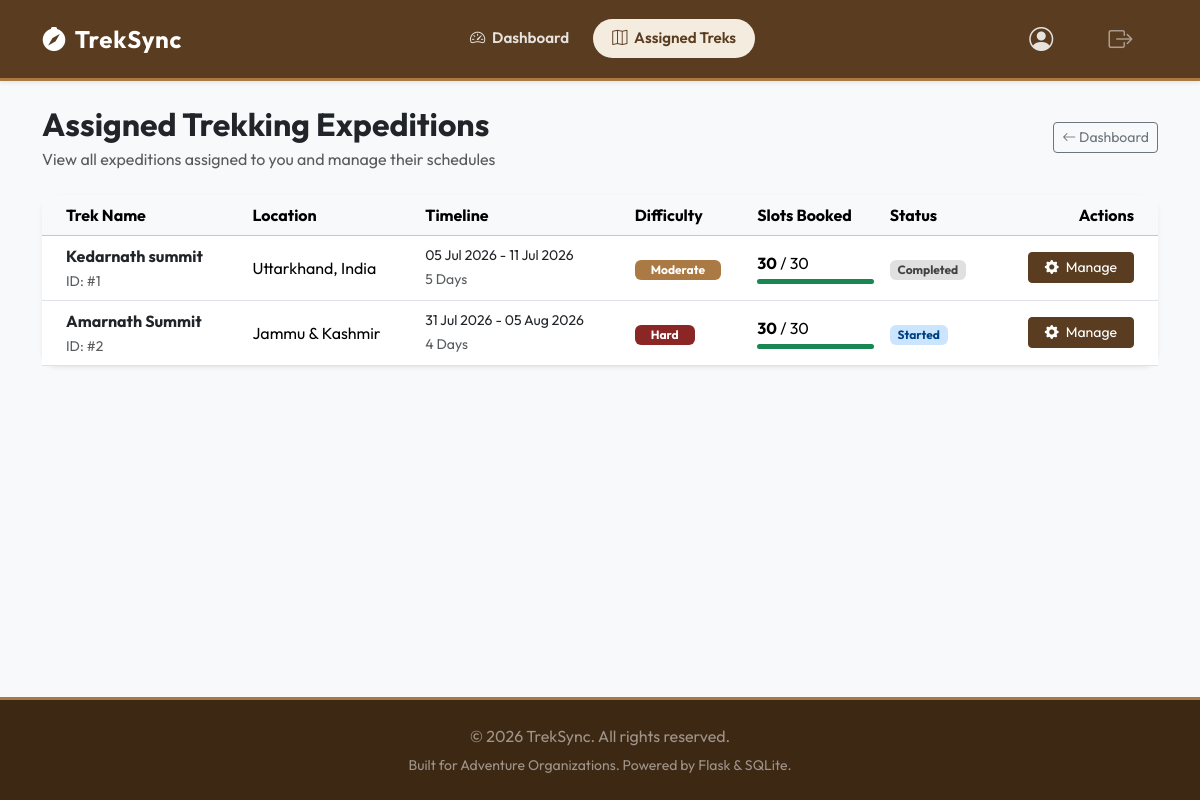
Before: /staff/assigned-treks (signed in) with the older database file.
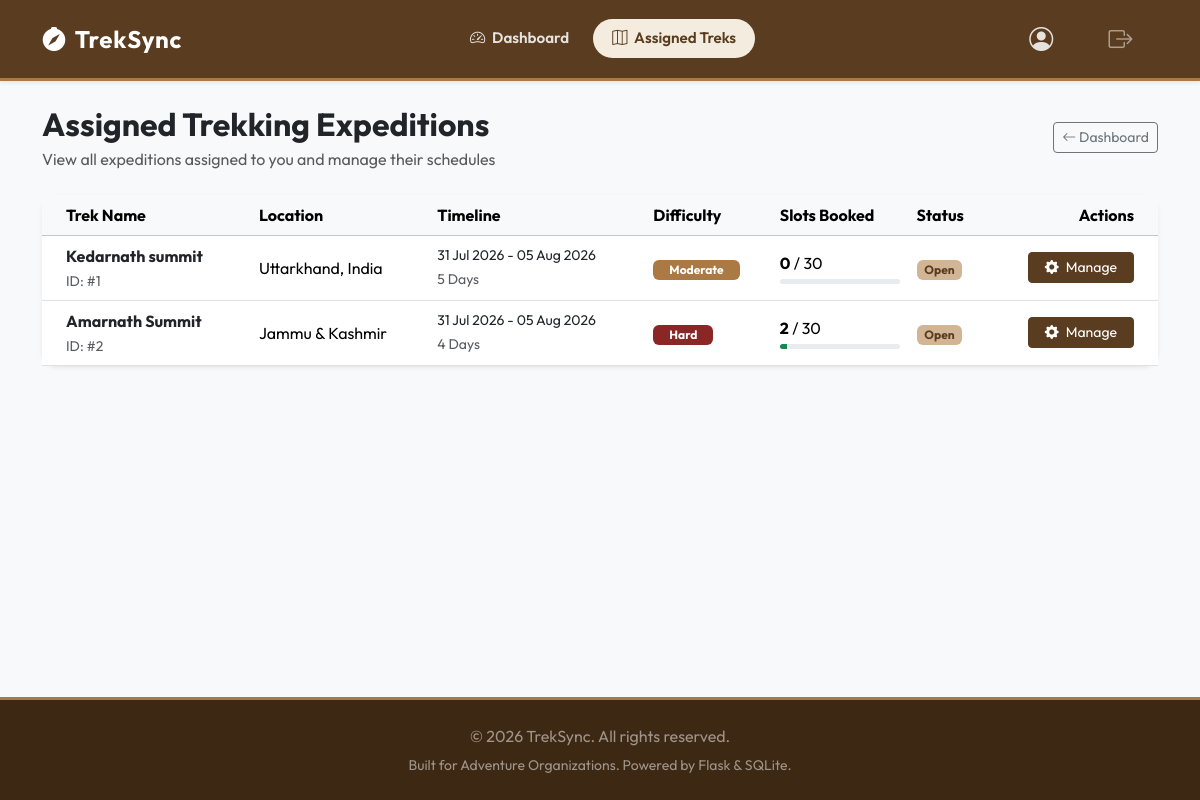
After: the same page with the newer database file.
### models.py (models this page shows, shortened)
class Trek(db.Model):
    __tablename__ = 'trek'
    id = db.Column(db.Integer, primary_key=True)
    name = db.Column(db.String(100), nullable=False)
    location = db.Column(db.String(100), nullable=False)
    difficulty = db.Column(db.String(20), nullable=False)  # 'Easy', 'Moderate', 'Hard'
    duration = db.Column(db.Integer, nullable=False)  # in days
    max_slots = db.Column(db.Integer, nullable=False)
    available_slots = db.Column(db.Integer, nullable=False)
    staff_id = db.Column(db.Integer, db.ForeignKey('user.id'), nullable=True)  # Assigned staff
    status = db.Column(db.String(20), default='Pending')  # 'Pending', 'Approved', 'Open', 'Closed', 'Completed'
    start_date = db.Column(db.Date, nullable=False)
    end_date = db.Column(db.Date, nullable=False)
    staff = db.relationship('User', back_populates='assigned_treks', foreign_keys=[staff_id])
    bookings = db.relationship('Booking', back_populates='trek', cascade="all, delete-orphan")

### app.py (the view)
@app.route('/staff/assigned-treks')
@login_required
@staff_required
def staff_assigned_treks():
    treks = Trek.query.filter_by(staff_id=current_user.id).all()
    return render_template('staff/assigned_treks.html', treks=treks)

### app.py (called while the page is built)
@login_manager.user_loader
def load_user(user_id):
    return User.query.get(int(user_id))

def staff_required(f):
    @wraps(f)
    def decorated_function(*args, **kwargs):
        if not current_user.is_authenticated or current_user.role != 'staff':
            flash('Access denied. Staff role required.', 'error')
            return redirect(url_for('home'))
        profile = StaffProfile.query.filter_by(user_id=current_user.id).first()
        if not profile or profile.status != 'approved':
            return redirect(url_for('pending_approval'))
        return f(*args, **kwargs)
    return decorated_function

### templates/staff/assigned_treks.html (shortened to what the changed rows need)
{% extends "base.html" %}
{% block content %}
<div class="container">
    <div class="d-flex flex-column flex-md-row justify-content-between align-items-md-center gap-3 mb-4">
        <div>
            <h1 class="h2 fw-bold mb-1">Assigned Trekking Expeditions</h1>
        </div>
    </div>
    <div class="card border-0 shadow-sm">
        <div class="card-body p-0">
            {% if treks %}
                <div class="table-responsive">
                    <table class="table table-hover align-middle mb-0">
                        <thead class="table-light">
                            <tr>
                                <th class="ps-4">Trek Name</th>
                                <th>Location</th>
                                <th>Timeline</th>
                                <th>Difficulty</th>
                                <th>Slots Booked</th>
                                <th>Status</th>
                                <th class="text-end pe-4">Actions</th>
                            </tr>
                        </thead>
                        <tbody>
                            {% for trek in treks %}
                                <tr>
                                    <td class="ps-4 font-semibold">
                                        <span class="fw-bold d-block text-dark">{{ trek.name }}</span>
                                        <small class="text-muted">ID: #{{ trek.id }}</small>
                                    </td>
                                    <td>{{ trek.location }}</td>
                                    <td>
                                        <small class="d-block font-semibold text-dark">
                                            {{ trek.start_date.strftime('%d %b %Y') }} - {{ trek.end_date.strftime('%d %b %Y') }}
                                        </small>
                                        <small class="text-muted">{{ trek.duration }} Days</small>
                                    </td>
                                    <td>
                                        <span class="badge text-capitalize
                                            {% if trek.difficulty == 'Easy' %}badge-easy
                                            {% elif trek.difficulty == 'Moderate' %}badge-moderate
                                            {% else %}badge-hard{% endif %} py-1.5 px-3">
                                            {{ trek.difficulty }}
                                        </span>
                                    </td>
                                    <td>
                                        <span class="fw-bold">{{ trek.max_slots - trek.available_slots }}</span> / {{ trek.max_slots }}
                                        <div class="progress mt-1" style="height: 5px; max-width: 120px;">
                                            {% set booked_pct = ((trek.max_slots - trek.available_slots) / trek.max_slots * 100)|int %}
                                            <div class="progress-bar bg-success" role="progressbar" style="width: {{ booked_pct }}%"></div>
                                        </div>
                                    </td>
                                    <td>
                                        <span class="badge status-{{ trek.status.lower() }} py-1 px-2.5">
                                            {{ trek.status }}
                                        </span>
                                    </td>
                                    <td class="text-end pe-4">
                                        <a href="{{ url_for('staff_trek_detail', trek_id=trek.id) }}" class="btn btn-sm btn-success px-3">
                                            <i class="bi bi-gear-fill me-1"></i> Manage
                                        </a>
                                    </td>
                                </tr>
                            {% endfor %}
                        </tbody>
                    </table>
                </div>
            {% else %}
                <div class="p-5 text-center text-muted">
                    <i class="bi bi-compass fs-1 mb-2 d-block"></i>
                    No treks assigned to you yet by the Admin.
                </div>
            {% endif %}
        </div>
    </div>
</div>
{% endblock %}

Changed rows visible on the page:
changed Trek "Kedarnath summit": start_date "05 Jul 2026" → "31 Jul 2026"; end_date "11 Jul 2026" → "05 Aug 2026"; trek.max_slots-trek.available_slots "30" → "0"; status "Completed" → "Open"
changed Trek "Amarnath Summit": trek.max_slots-trek.available_slots "30" → "2"; {{ booked_pct }} 100 → 6 (drawn); status "Started" → "Open"
